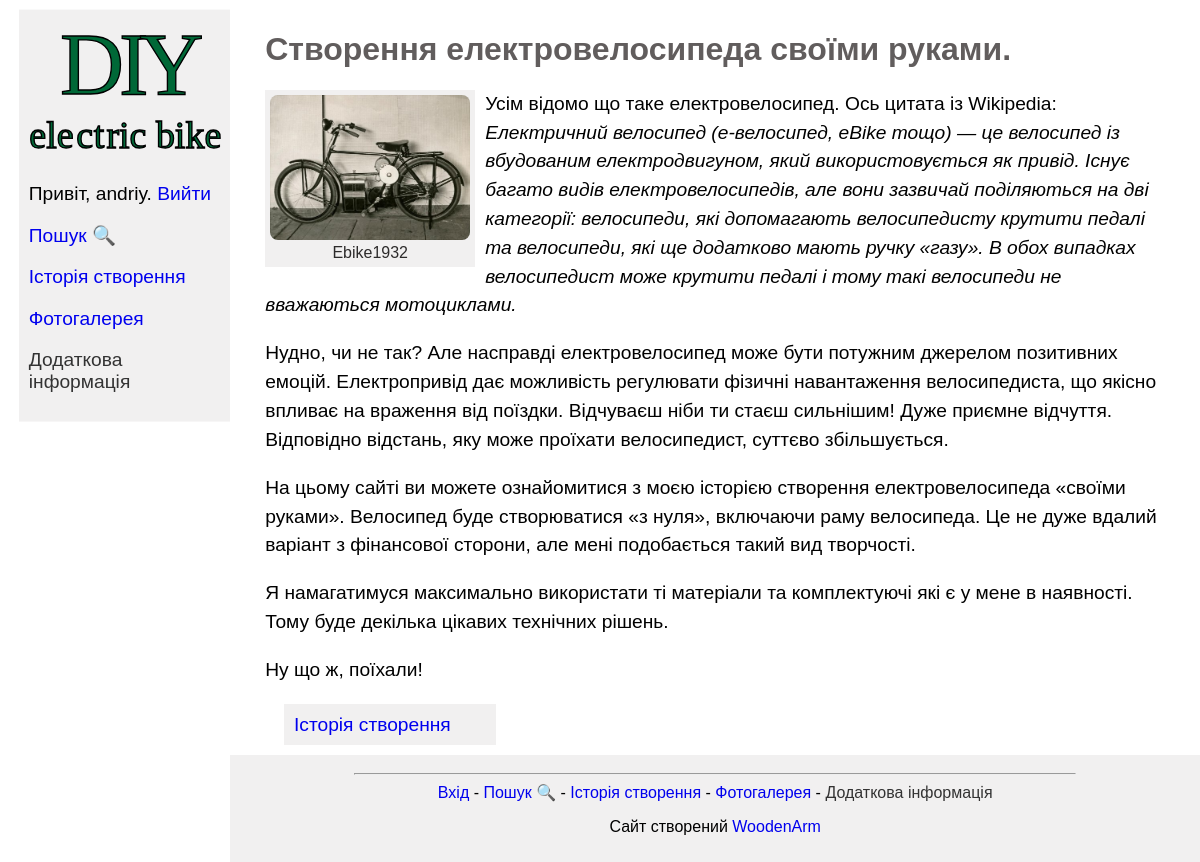
The app's page / (signed in) with its own data.
### blog/models.py (models this page shows, shortened)
class Posts(models.Model):
    title = models.CharField(max_length=255)
    content = models.TextField()
    time_create = models.DateTimeField(auto_now_add=True)
    time_update = models.DateTimeField(auto_now=True)
    is_published = models.BooleanField(default=True)
    slug = models.SlugField(max_length=255, unique=True, db_index=True, verbose_name='URL')
    class Meta:
        ordering = ["time_create"]
        verbose_name_plural = "Posts"

class Photos(models.Model):
    title = models.CharField(max_length=200)
    post = models.ForeignKey('Posts', on_delete=models.CASCADE)
    image = models.ImageField(upload_to="photos/", blank=True)
    slug = models.SlugField(max_length=255, unique=True, db_index=True, verbose_name='URL')
    is_published = models.BooleanField(default=True)
    class Meta:
        verbose_name_plural = "Photos"

### blog/views.py (the view)
# urls.py: path('', views.home, name='home'),
def home(request):
    id = 1
    post_home = Posts.objects.get(pk=id)
    photos = Photos.objects.filter(post_id=id)
    context = {'home': post_home, 'photos': photos}
    return render(request, 'blog/home.html', context=context)

### blog/templates/blog/home.html (shortened to what this page needs)
{% extends 'blog/base.html' %}
{% block content %}
  <h1 class="title">{{ home.title }}</h1>
  {% for i in photos %}
    {% if i.image.url %}
      <div class="tabs">
        <div class="zoom-in"><figure>
        <img src="{{ i.image.url }}">
        <figcaption>{{ i.title }}</figcaption>
        </figure></div>
      </div>
    {% endif %}
  {% endfor %}
  <div class="text">
    {% autoescape off %}
      <p>{{ home.content|linebreaks }}</p>
    {% endautoescape %}
  </div>
  <div id="navigation"><a href="{% url 'blog:story' %}">Історія створення</a></div>
{% endblock %}

### blog/templates/blog/base.html (shortened to what this page needs)
{% load static %}
<!DOCTYPE html>
<html lang="en">
<head>
    <link type="text/css" href="{% static 'blog/css/main.css' %}" rel="stylesheet"/>
</head>
<div id="navigation">
    <a href="{% url 'blog:home' %}"><img src="../../static/blog/images/logo2.svg" alt="logo" ></a>
    <p>
        {% if user.is_authenticated %}
            Привіт, {{ user.username }}.
            <a href="{% url 'blog:logout' %}">Вийти</a>
        {% else %}
            <a href="{% url 'blog:register' %}">Реєстрація</a> -
            <a href="{% url 'blog:login' %}">Вхід</a>
        {% endif %}
    </p>
    <p><a href="{% url 'blog:search' %}">Пошук &#128269</a></p>
    <p><a href="{% url 'blog:story' %}">Історія створення</a></p>
    <p><a href="{% url 'blog:photo_gallery' %}">Фотогалерея</a></p>
    <p><a href="">Додаткова інформація</a></p>
</div>
<body>
    <div class="page">
        <main class="content">
            {% block content %}
            {% endblock content %}
        </main>
        <footer class="footer">
            <hr>
            <a href="{% url 'blog:login' %}">Вхід</a> -
            <a href="{% url 'blog:search' %}">Пошук &#128269</a> -
            <a href="{% url 'blog:story' %}">Історія створення</a> -
            <a href="{% url 'blog:photo_gallery' %}">Фотогалерея</a> -
            <a href="">Додаткова інформація</a>
            <p>Сайт створений <a href="{% url 'blog:home' %}">WoodenArm</a></p>
        </footer>
    </div>
</body>
</html>

### blog/static/blog/css/main.css (style rules this page uses)
#navigation { position: sticky; top: 0.5em; left: 0; width: 10em; margin-left: 1em; padding: 0.5em; font: 1.2em "Fira Sans", sans-serif; background-color: #f1f0f0; float: left; }
body { margin: 0; font: 1em "Fira Sans", sans-serif; text-align: left; }
.page { overflow: hidden; display: flex; flex-direction: column; min-height: 100vh; justify-content: flex-start; }
.footer { padding: 10px; margin-top: auto; text-align: center; background-color: #f1f0f0; font: 1em "Fira Sans", sans-serif; }
.content { max-width: 900px; margin: 0 auto; padding: 10px 20px; }
.title { font: "Fira Sans", sans-serif; color: rgb(97, 93, 93); }
.text { font: 1.2em "Fira Sans", sans-serif; line-height: 1.5; }
a:link { text-decoration: none; }
hr { width: 60vw; }
figure { display: inline; padding: 5px; width: 200px; float: left; clear: left; margin: 0 10px 10px 0; text-align: center; background-color: #f1f0f0; }
img { width: 100%; height: 100%; border-radius: 8px; }
figcaption { color: rgb(45, 43, 43); font: 1em "Fira Sans", sans-serif; }
.zoom-in { cursor: -webkit-zoom-in; cursor: zoom-in; }

### records on screen
Posts: title "Створення електровелосипеда своїми руками.", content "Усім відомо що таке електровелосипед. Ось цитата із Wikipedia: Електричний велосипед (е-велосипед, eBike тощо) — це велосипед із вбудованим електродвигуном, який використовується як привід. Існує багато видів електровелосипедів, але вони зазвичай поділяються на дві категорії: велосипеди, які допомагають велосипедисту крутити педалі та велосипеди, які ще додатково мають ручку «газу». В обох випадках велосипедист може крутити педалі і тому такі велосипеди не вважаються мотоциклами. Нудно, чи не так? Але насправді електровелосипед може бути потужним джерелом позитивних емоцій. Електропривід дає можливість регулювати фізичні навантаження велосипедиста, що якісно впливає на враження від поїздки.…"
Photos: image (picture), title "Ebike1932"

### other values on screen
{{ user.username }} "andriy"
